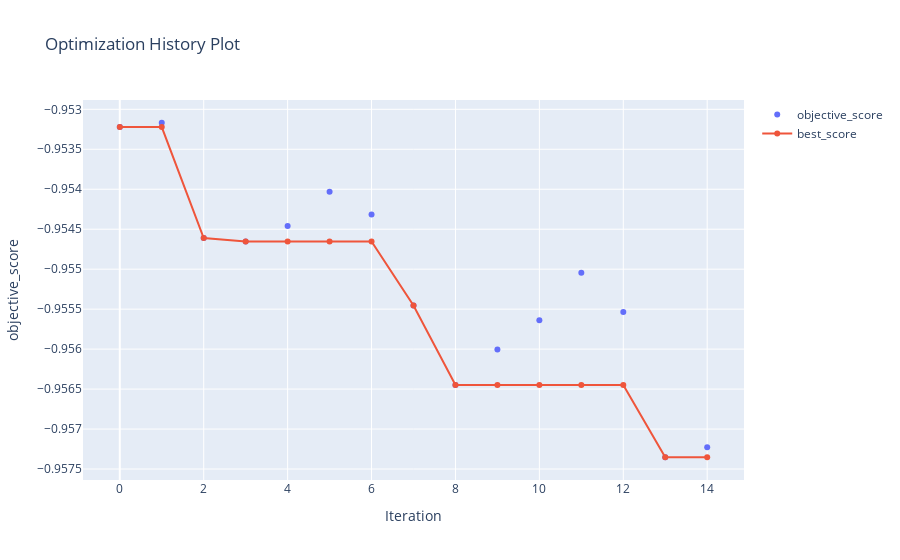

Write notebook code for a chart like this one.
### Code cell
algo_object_dragon_chi.plot_history()

### Figure 1 — Plotly figure (JSON) as saved in the notebook; plotly's stock layout.template omitted (floating-point values rounded to 4 significant figures)
{"data": [{"mode": "markers", "name": "objective_score", "type": "scatter", "x": [0, 1, 2, 3, 4, 5, 6, 7, 8, 9, 10, 11, 12, 13, 14], "y": [-0.9532, -0.9532, -0.9546, -0.9547, -0.9545, -0.954, -0.9543, -0.9555, -0.9564, -0.956, -0.9556, -0.955, -0.9555, -0.9574, -0.9572]}, {"mode": "lines+markers", "name": "best_score", "type": "scatter", "x": [0, 1, 2, 3, 4, 5, 6, 7, 8, 9, 10, 11, 12, 13, 14], "y": [-0.9532, -0.9532, -0.9546, -0.9547, -0.9547, -0.9547, -0.9547, -0.9555, -0.9564, -0.9564, -0.9564, -0.9564, -0.9564, -0.9574, -0.9574]}], "layout": {"title": {"text": "Optimization History Plot"}, "xaxis": {"title": {"text": "Iteration"}}, "yaxis": {"title": {"text": "objective_score"}}}}
